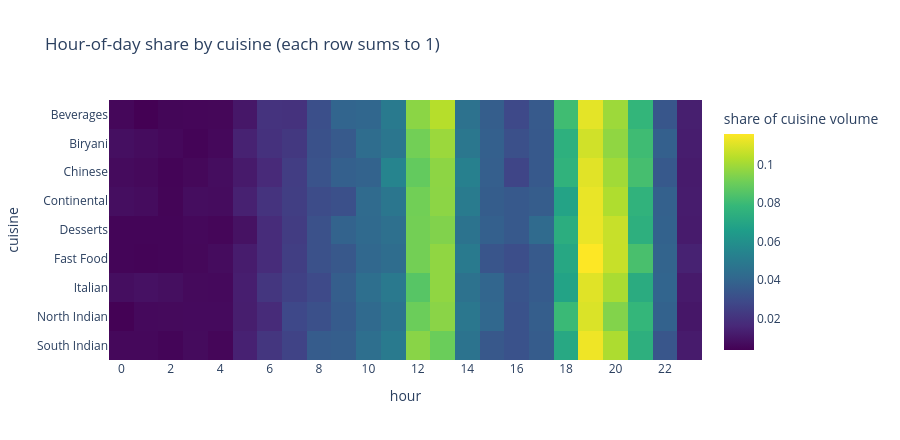

Write notebook code for a chart like this one.
### Markdown cell above
### 1.3 Cuisine × hour heatmap

The pairwise heatmap shows where each cuisine peaks. Visually similar to the citywise plot in Notebook 01.

### Code cell
cuisine_hour = df.groupby(['cuisine', 'hour']).size().unstack(fill_value=0)
cuisine_hour_norm = cuisine_hour.div(cuisine_hour.sum(axis=1), axis=0)

fig = px.imshow(
    cuisine_hour_norm,
    aspect='auto', color_continuous_scale='Viridis',
    labels=dict(x='hour', y='cuisine', color='share of cuisine volume'),
    title='Hour-of-day share by cuisine (each row sums to 1)',
)
fig.update_xaxes(dtick=2)
fig.update_layout(height=440)
fig.write_html(FIG / '05_cuisine_hour_heatmap.html', include_plotlyjs='cdn')
fig.show()

### Figure 1 — Plotly figure (JSON) as saved in the notebook; plotly's stock layout.template omitted (floating-point values rounded to 4 significant figures; data arrays with more than 128 entries replaced by an {"elided": "..."} marker saying what was removed)
{"data": [{"coloraxis": "coloraxis", "hovertemplate": "hour: %{x}<br>cuisine: %{y}<br>share of cuisine volume: %{z}<extra></extra>", "name": "0", "type": "heatmap", "x": [0, 1, 2, 3, 4, 5, 6, 7, 8, 9, 10, 11, 12, 13, 14, 15, 16, 17, 18, 19, 20, 21, 22, 23], "xaxis": "x", "y": ["Beverages", "Biryani", "Chinese", "Continental", "Desserts", "Fast Food", "Italian", "North Indian", "South Indian"], "yaxis": "y", "z": {"elided": "9x24 float values"}}], "layout": {"coloraxis": {"colorbar": {"title": {"text": "share of cuisine volume"}}, "colorscale": [[0.0, "#440154"], [0.1111, "#482878"], [0.2222, "#3e4989"], [0.3333, "#31688e"], [0.4444, "#26828e"], [0.5556, "#1f9e89"], [0.6667, "#35b779"], [0.7778, "#6ece58"], [0.8889, "#b5de2b"], [1.0, "#fde725"]]}, "height": 440, "title": {"text": "Hour-of-day share by cuisine (each row sums to 1)"}, "xaxis": {"anchor": "y", "domain": [0.0, 1.0], "dtick": 2, "title": {"text": "hour"}}, "yaxis": {"anchor": "x", "autorange": "reversed", "domain": [0.0, 1.0], "title": {"text": "cuisine"}}}}
